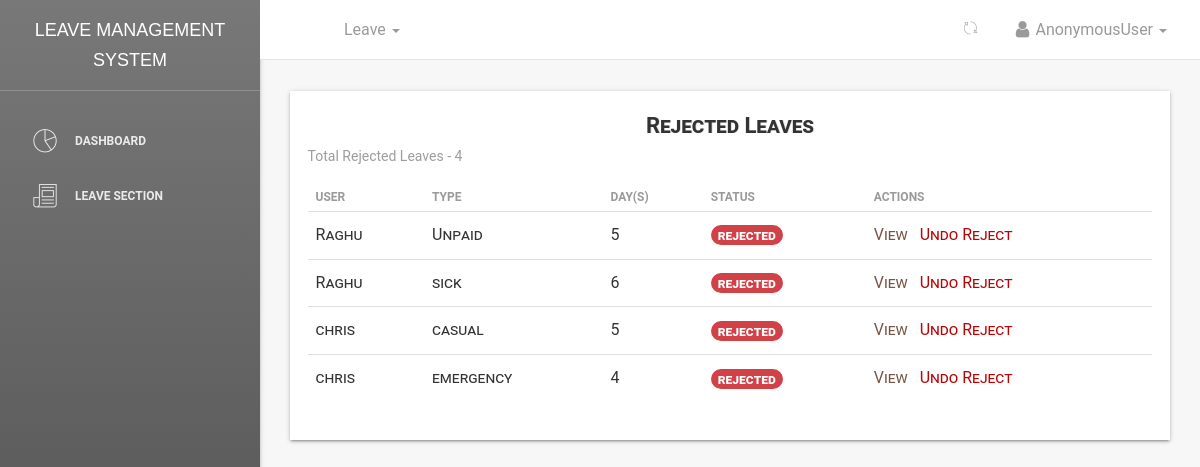
The page /dashboard/leaves/rejected/all/ on the database as committed earlier.
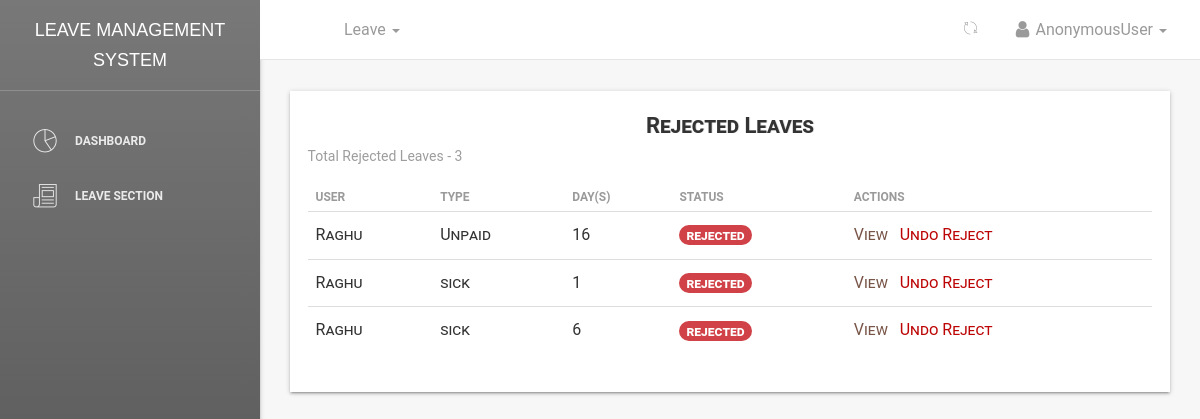
The same page on the database as committed later.
### leave/models.py (models this page shows, shortened)
class Leave(models.Model):
    user = models.ForeignKey(User, on_delete=models.CASCADE, default=1)
    startdate = models.DateField(verbose_name=_('Start Date'), help_text='leave start date is on ..', null=True,
                                 blank=False)
    enddate = models.DateField(verbose_name=_('End Date'), help_text='coming back on ...', null=True, blank=False)
    leavetype = models.CharField(choices=LEAVE_TYPE, max_length=25, default=SICK, null=True, blank=False)
    reason = models.CharField(verbose_name=_('Reason for Leave'), max_length=255,
                              help_text='add additional information for leave', null=True, blank=True)
    status = models.CharField(max_length=12, default='pending')  # pending,approved,rejected,cancelled
    is_approved = models.BooleanField(default=False)  # hide
    updated = models.DateTimeField(auto_now=True, auto_now_add=False)
    created = models.DateTimeField(auto_now=False, auto_now_add=True)
    objects = LeaveManager()
    Tempdays = 0
    date_of_approved_leave = 0
    class Meta:
        verbose_name = _('Leave')
        verbose_name_plural = _('Leaves')
        ordering = ['-created']  # recent objects
    def businessDays(self, startdate, enddate):
        from datetime import datetime, timedelta
        test_date1, test_date2 = startdate, enddate
        dates = (test_date1 + timedelta(idx + 1)
                 for idx in range((test_date2 - test_date1).days))
        res = sum(1 for day in dates if day.weekday() < 5)
        if startdate.month == 12:  # dec month
            if startdate.day <= 25 or enddate.day >= 25:  # christmas
                res = res - 1
        if startdate.month == 1:  # Jan month
            if startdate.day <= 1 or enddate.day >= 1:  # new year
                res = res - 1
        return res
    @property
    def leave_days(self):
        days_count = ''
        startdate = self.startdate
        enddate = self.enddate
        if startdate > enddate:
            return
        dates = (enddate - startdate)
        Leave.Tempdays = dates.days
        print("leaves applied", Leave.Tempdays)
        busineesDay = self.businessDays(startdate, enddate)
        print("busineesDay : ", busineesDay)
        Leave.Tempdays = busineesDay
        Leave.date_of_approved_leave = self.created
        return busineesDay
    @property
    def is_rejected(self):
        Leave.Tempdays = -Leave.Tempdays
        print("Leave Tempdays", Leave.Tempdays)
        return self.status == 'rejected'

### dashboard/views.py (the view)
# urls.py: path('leaves/rejected/all/', views.leave_rejected_list, name='leavesrejected'),
def leave_rejected_list(request):
    dataset = dict()
    leave = Leave.objects.all_rejected_leaves()
    dataset['leave_list_rejected'] = leave
    return render(request, 'dashboard/rejected_leaves_list.html', dataset)

### leave/manager.py (called while the page is built)
    def all_rejected_leaves(self):
        return super().get_queryset().filter(status='rejected').order_by('-created')

### templates/dashboard/rejected_leaves_list.html (shortened to what this page needs)
{% extends '_layout.html' %}
 {% block navheader %}
 	{% include 'includes/navheader_employee_app.html' %}
 {% endblock %}
 {% block content %}
        <section class="content">
            <section class="container-fluid">
            	   <section class="row">
                        <section class="col col-sm-8 offset-sm-2">
                        </section>
                    </section>
                	<div class="table-responsive table-shadow">
                		<div class="text-center table-description">
                			<h4 class="title-h3" style="text-shadow: 1px 0px rgba(0,0,0,0.11)">Rejected Leaves</h4>
                		</div>
                		<section class="total-leaves-count">
                			{% if leave_list_rejected %}
                			<p>Total Rejected Leaves - <span>{{ leave_list_rejected.count }}</span></p>
                			{% endif %}
                		</section>
                		<table class="table">
							  <thead>
							    <tr>
							      <th scope="col"><b>User</b></th>
							      <th scope="col"><b>Type</b></th>
							      <th scope="col"><b>Day(s)</b></th>
							      <th scope="col"><b>Status</b></th>
							      <th scope="col"><b>Actions</b></th>
							    </tr>
							  </thead>
							  <tbody>
							  	{% for leave in leave_list_rejected %}
							    <tr>
							      <td>{{ leave.user }}</td>
							      <td>{{ leave.leavetype}}</td>
							      <td>{{ leave.leave_days }}</td>
							      <td><span class="badge badge-success" style="background-color:#d04247; font-size: 14px;">{{ leave.status }}</span></td>
							      <td>
							      	<a href="{% url 'dashboard:userleaveview' leave.id %}" style="color: #795548;">
							      	    <span>View &nbsp;</span>
							      	</a>
							      	{% if leave.is_rejected %}
							      		<a href="{% url 'dashboard:unreject' leave.id %}" style="color:#bd0404;">Undo Reject</a>
							      	{% endif %}
							      </td>
							    </tr>
							    {% endfor %}
							  </tbody>
						</table>
					</div>
            </section>
        </section>
 {% endblock %}

Rows that differ between the two databases and show on the page:
no longer on this page (row edited): Leave: user "Raghu", leavetype "Unpaid", leave_days "5", status "rejected", shows "Undo Reject"
removed Leave: user "chris", leavetype "casual", leave_days "5", status "rejected", shows "Undo Reject"
removed Leave: user "chris", leavetype "emergency", leave_days "4", status "rejected", shows "Undo Reject"
now on this page (row edited): Leave: user "Raghu", leavetype "Unpaid", leave_days "16", status "rejected", shows "Undo Reject"
now on this page (row edited): Leave: user "Raghu", leavetype "sick", leave_days "1", status "rejected", shows "Undo Reject"
Other text that changed with them:
{{ leave_list_rejected.count }}: "4" → "3"
